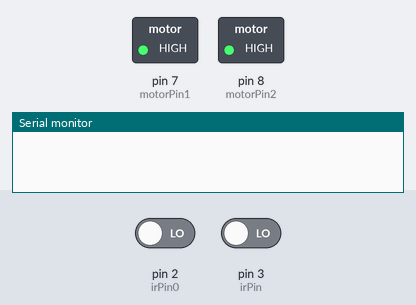
Recording of a sketch running on a simulated Arduino Uno, built with avr-gcc and run on an emulated ATmega328P. On the bench: switched loads named in the sketch (green lamp = pin HIGH), the last lines printed to the serial monitor. Inputs (shaded band) come from the test bench; at power-on: pin 2 (irPin0) LOW, pin 3 (irPin) LOW.

Above: at 1.3 s.
1.4 s: pin 2 (irPin0) driven HIGH
At 1.7 s:
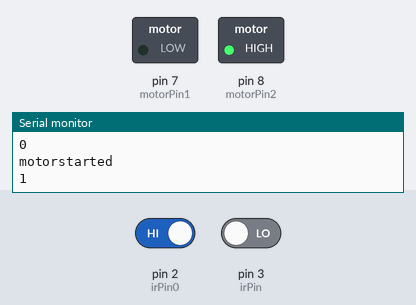
3.4 s: pin 3 (irPin) driven HIGH
At 4.5 s:
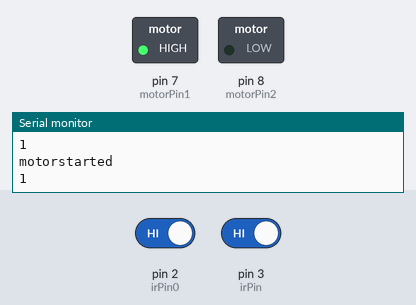
Timing chart, 0 to 6.4 s (numbered marks = the images above; inputs shaded):
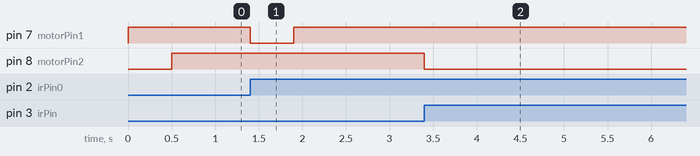

Measured:
- after the input at 1.4 s, pin 7 (motorPin1): HIGH → LOW at once, → HIGH 0.50 s later
- after the input at 3.4 s, pin 8 (motorPin2): HIGH → LOW at once

The sketch:

sketch_feb26a.ino
```cpp
int motorPin1=7 ,motorPin2=8  ;
int irPin=3;
int irPin0=2;
int prev=0,a,b;
int flag = 0;
int count =0;
int counta = 0;

void setup() {
  // put your setup code here, to run once:
pinMode(motorPin1,OUTPUT);
  pinMode(motorPin2,OUTPUT);
    pinMode(irPin,INPUT);
  pinMode(irPin0,INPUT);
  Serial.begin(9600);
   digitalWrite(motorPin1,1);
  digitalWrite(motorPin2,0);
  delay(500);

  while(1){
    //xbee_received = Serial.read();
     prev=b;
    flag =a;
 //if(xbee_recieved == "TZ1"){
  a = digitalRead(irPin);
  b = digitalRead(irPin0);
 //}
// else{
 // b = digitalRead(irPin0);
  //a = LOW;
 //}

   if (prev!=b && b==HIGH)
 {
    Serial.println("counted");
    counta++;
    Serial.println(count);
 }
if (b==HIGH && counta==1)
 {
  Serial.println("motorstarted");


    Serial.println(b);
  digitalWrite(motorPin1,0);
  digitalWrite(motorPin2,1);
  delay(500);
  digitalWrite(motorPin1,1);
  digitalWrite(motorPin2,1);
  //delay(1000);
  counta=0;

 }
  else{
 digitalWrite(motorPin1,1);

  digitalWrite(motorPin2,1);

 }
if (flag!=a && a==HIGH)
 {
    Serial.println("counted");
    count++;
    Serial.println(count);
 }
if (a==HIGH && count==1)
 {
  Serial.println("motorstarted");


    Serial.println(a);
  digitalWrite(motorPin1,1);
  digitalWrite(motorPin2,0);
  delay(500);
  break;

 }
 else{
 digitalWrite(motorPin1,1);
  digitalWrite(motorPin2,1);

    }

  }
}


void loop() {
}
```
